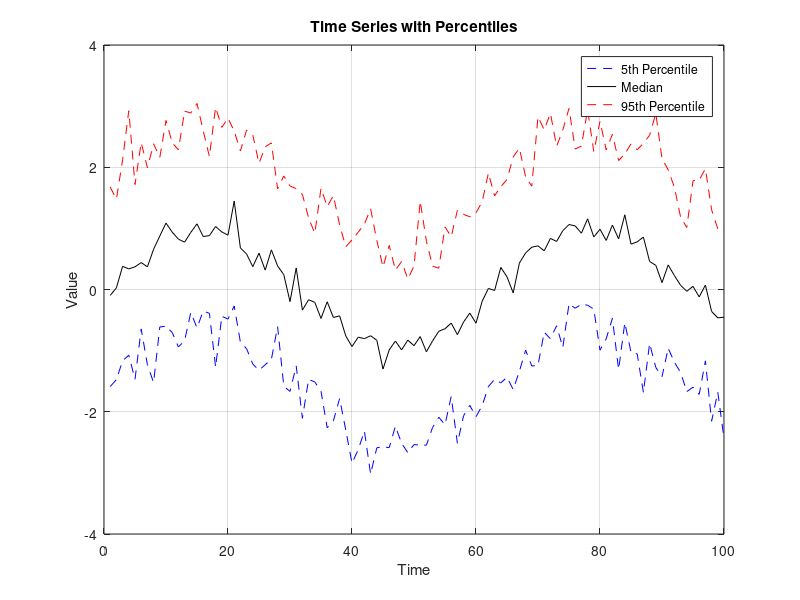
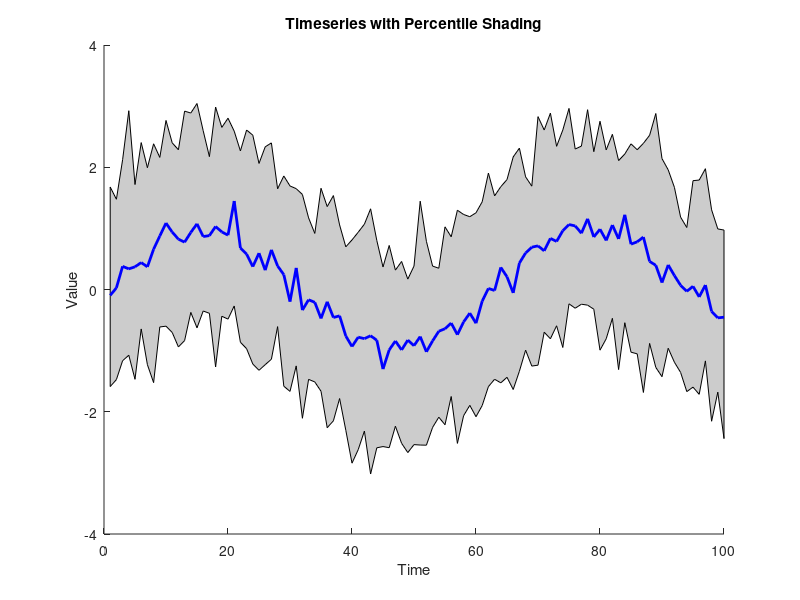

These charts were generated, in order, by the following MATLAB code: (Note: this script raises an error after producing the figures.)
time = 1:100;
data = randn(100, 50) + repmat(sin(time/10), 50, 1)';
percentiles = prctile(data', [5 50 95]);
median_value = median(data');

plot(time, percentiles(1,:), 'b--') % 5th percentile
hold on
plot(time, percentiles(2,:), 'k-') % 50th percentile (median)
plot(time, percentiles(3,:), 'r--') % 95th percentile
xlabel('Time')
ylabel('Value')
title('Time Series with Percentiles')
legend('5th Percentile', 'Median', '95th Percentile')
grid on
hold off

X = [time, fliplr(time)];
Y = [percentiles(1,:), fliplr(percentiles(3,:))];
figure; % Create a new figure
hold on; % Allow multiple plots on the same axes

% Plot the shaded percentile band
fill(X, Y, [0.8 0.8 0.8]); % Fill with a light gray color

% Optionally, plot the median or mean line
plot(time, median_value, 'b', 'LineWidth', 2); % Example median line

hold off; % Release the hold on the axes

xlabel('Time'); % Set the X-axis label
ylabel('Value'); % Set the Y-axis label
title('Timeseries with Percentile Shading'); % Set the plot title

mcsv = readtable("TP_observationdata_combined_v3.csv");
m1 = mcsv(mcsv.date_time >= "04/01/2018" & mcsv.date_time <= "09/30/2018",:);

indices = find(ismember(m1.I_Index,z1lonref) & ismember(m1.J_Index,z1latref));

m2 = m1(indices,:);

% To add data points to an existing plot in MATLAB, you can use the hold on command to retain
% the current plot and then add new data points using plotting functions like plot, scatter, etc. Here's how you can do it:

Example 1: Adding Points to a Line Plot
Copy the code
% Initial plot
x = 1:10;
y = x.^2;
plot(x, y, '-o'); % Plot initial data
hold on; % Retain the current plot

% Add new data points
new_x = [3, 7];
new_y = [9, 49];
plot(new_x, new_y, 'r*', 'MarkerSize', 10); % Add red stars for new points

hold off; % Release the plot

Example 2: Adding Points with scatter
Copy the code
% Initial scatter plot
x = rand(1, 10);
y = rand(1, 10);
scatter(x, y, 'b'); % Initial scatter plot
hold on;

% Add new points
new_x = [0.5, 0.8];
new_y = [0.4, 0.9];
scatter(new_x, new_y, 'r', 'filled'); % Add red filled points

hold off;

Example 3: Annotating Added Points
Copy the code
% Initial plot
x = 0:0.1:2*pi;
y = sin(x);
plot(x, y, 'b'); % Plot sine wave
hold on;

% Add a specific point
new_x = pi;
new_y = sin(pi);
plot(new_x, new_y, 'ro', 'MarkerSize', 8); % Add a red circle
text(new_x, new_y, '  (π, 0)', 'FontSize', 10); % Annotate the point

hold off;



